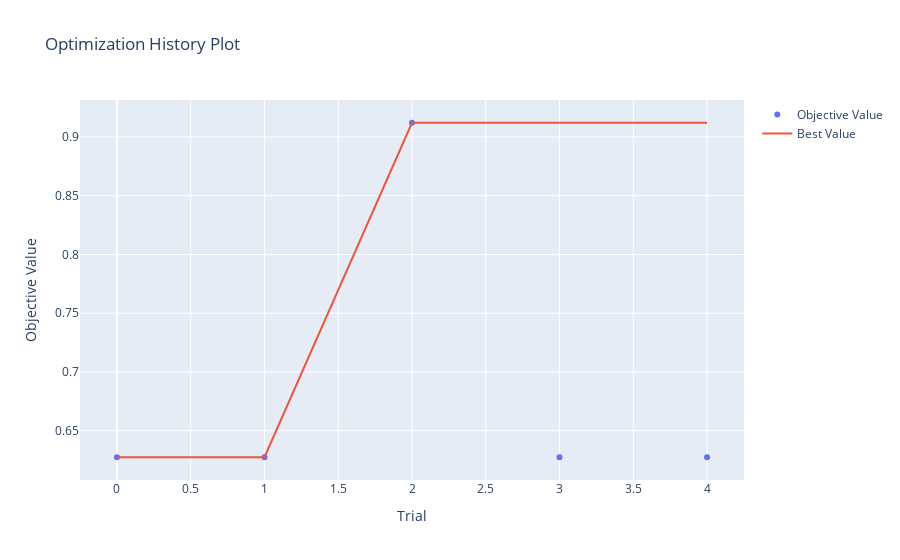

Notebook source saved alongside this figure:
### Code cell
plot_optimization_history(study_dask)

### Figure 1 — Plotly figure (JSON) as saved in the notebook; plotly's stock layout.template omitted (floating-point values rounded to 4 significant figures)
{"data": [{"mode": "markers", "name": "Objective Value", "type": "scatter", "x": [0, 1, 2, 3, 4], "y": [0.6274, 0.6274, 0.9121, 0.6274, 0.6274]}, {"mode": "lines", "name": "Best Value", "type": "scatter", "x": [0, 1, 2, 3, 4], "y": [0.6274, 0.6274, 0.9121, 0.9121, 0.9121]}, {"marker": {"color": "#cccccc"}, "mode": "markers", "name": "Infeasible Trial", "showlegend": false, "type": "scatter", "x": [], "y": []}], "layout": {"autosize": true, "title": {"text": "Optimization History Plot"}, "xaxis": {"autorange": true, "range": [-0.2451, 4.245], "title": {"text": "Trial"}, "type": "linear"}, "yaxis": {"autorange": true, "range": [0.6039, 0.9356], "title": {"text": "Objective Value"}, "type": "linear"}}}
